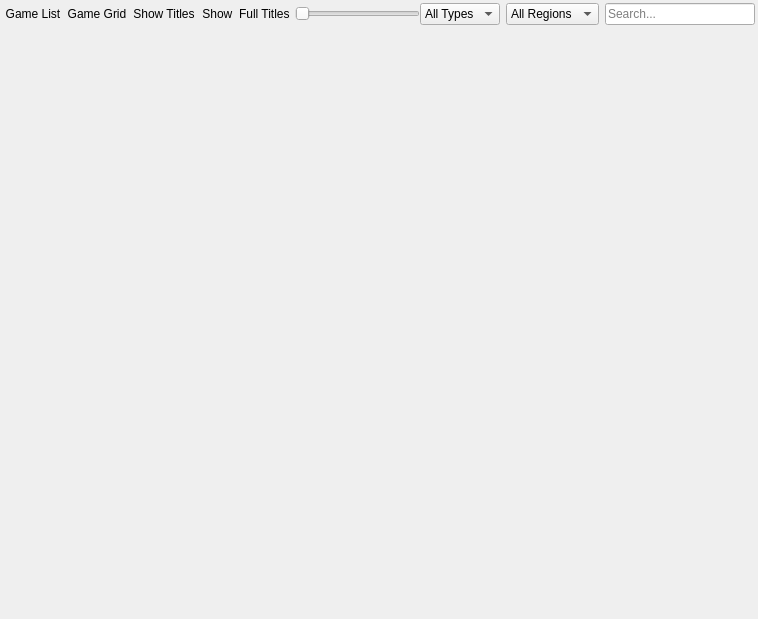
<?xml version="1.0" encoding="UTF-8"?>
<ui version="4.0">
 <class>GameListWidget</class>
 <widget class="QWidget" name="GameListWidget">
  <property name="geometry">
   <rect>
    <x>0</x>
    <y>0</y>
    <width>758</width>
    <height>619</height>
   </rect>
  </property>
  <layout class="QVBoxLayout" name="verticalLayout">
   <property name="spacing">
    <number>0</number>
   </property>
   <property name="leftMargin">
    <number>0</number>
   </property>
   <property name="topMargin">
    <number>0</number>
   </property>
   <property name="rightMargin">
    <number>0</number>
   </property>
   <property name="bottomMargin">
    <number>0</number>
   </property>
   <item>
    <layout class="QHBoxLayout" name="horizontalLayout_3">
     <property name="leftMargin">
      <number>3</number>
     </property>
     <property name="topMargin">
      <number>3</number>
     </property>
     <property name="rightMargin">
      <number>3</number>
     </property>
     <property name="bottomMargin">
      <number>3</number>
     </property>
     <item>
      <layout class="QHBoxLayout" name="horizontalLayout">
       <property name="spacing">
        <number>3</number>
       </property>
       <item>
        <widget class="QToolButton" name="viewGameList">
         <property name="minimumSize">
          <size>
           <width>32</width>
           <height>0</height>
          </size>
         </property>
         <property name="toolTip">
          <string>Game List</string>
         </property>
         <property name="text">
          <string>Game List</string>
         </property>
         <property name="icon">
          <iconset theme="list-check"/>
         </property>
         <property name="checkable">
          <bool>true</bool>
         </property>
         <property name="autoRaise">
          <bool>true</bool>
         </property>
        </widget>
       </item>
       <item>
        <widget class="QToolButton" name="viewGameGrid">
         <property name="minimumSize">
          <size>
           <width>32</width>
           <height>0</height>
          </size>
         </property>
         <property name="toolTip">
          <string>Game Grid</string>
         </property>
         <property name="text">
          <string>Game Grid</string>
         </property>
         <property name="icon">
          <iconset theme="function-line"/>
         </property>
         <property name="checkable">
          <bool>true</bool>
         </property>
         <property name="autoRaise">
          <bool>true</bool>
         </property>
        </widget>
       </item>
       <item>
        <widget class="QToolButton" name="viewGridTitles">
         <property name="minimumSize">
          <size>
           <width>32</width>
           <height>0</height>
          </size>
         </property>
         <property name="toolTip">
          <string>Show Titles</string>
         </property>
         <property name="text">
          <string>Show Titles</string>
         </property>
         <property name="icon">
          <iconset theme="price-tag-3-line"/>
         </property>
         <property name="checkable">
          <bool>true</bool>
         </property>
         <property name="autoRaise">
          <bool>true</bool>
         </property>
        </widget>
       </item>
       <item>
        <widget class="QToolButton" name="viewFullGridTitles">
         <property name="minimumSize">
          <size>
           <width>32</width>
           <height>0</height>
          </size>
         </property>
         <property name="toolTip">
          <string>Show Full Titles</string>
         </property>
         <property name="text">
          <string>Show  Full Titles</string>
         </property>
         <property name="icon">
          <iconset theme="price-tag-3-line"/>
         </property>
         <property name="checkable">
          <bool>true</bool>
         </property>
         <property name="autoRaise">
          <bool>true</bool>
         </property>
        </widget>
       </item>
       <item>
        <widget class="QSlider" name="gridScale">
         <property name="minimumSize">
          <size>
           <width>125</width>
           <height>0</height>
          </size>
         </property>
         <property name="maximumSize">
          <size>
           <width>125</width>
           <height>16777215</height>
          </size>
         </property>
         <property name="minimum">
          <number>10</number>
         </property>
         <property name="maximum">
          <number>200</number>
         </property>
         <property name="orientation">
          <enum>Qt::Orientation::Horizontal</enum>
         </property>
        </widget>
       </item>
      </layout>
     </item>
     <item>
      <spacer name="horizontalSpacer">
       <property name="orientation">
        <enum>Qt::Orientation::Horizontal</enum>
       </property>
       <property name="sizeHint" stdset="0">
        <size>
         <width>40</width>
         <height>20</height>
        </size>
       </property>
      </spacer>
     </item>
     <item>
      <layout class="QHBoxLayout" name="horizontalLayout_2">
       <property name="spacing">
        <number>6</number>
       </property>
       <item>
        <widget class="QComboBox" name="filterType">
         <item>
          <property name="text">
           <string>All Types</string>
          </property>
          <property name="icon">
           <iconset theme="filter-line"/>
          </property>
         </item>
        </widget>
       </item>
       <item>
        <widget class="QComboBox" name="filterRegion">
         <item>
          <property name="text">
           <string>All Regions</string>
          </property>
          <property name="icon">
           <iconset theme="global-line"/>
          </property>
         </item>
        </widget>
       </item>
       <item>
        <widget class="QLineEdit" name="searchText">
         <property name="minimumSize">
          <size>
           <width>150</width>
           <height>0</height>
          </size>
         </property>
         <property name="placeholderText">
          <string>Search...</string>
         </property>
         <property name="clearButtonEnabled">
          <bool>true</bool>
         </property>
        </widget>
       </item>
      </layout>
     </item>
    </layout>
   </item>
   <item>
    <widget class="QStackedWidget" name="stack"/>
   </item>
  </layout>
 </widget>
 <tabstops>
  <tabstop>viewGameList</tabstop>
  <tabstop>viewGameGrid</tabstop>
  <tabstop>viewGridTitles</tabstop>
  <tabstop>viewFullGridTitles</tabstop>
  <tabstop>gridScale</tabstop>
  <tabstop>filterType</tabstop>
  <tabstop>filterRegion</tabstop>
  <tabstop>searchText</tabstop>
 </tabstops>
 <resources>
  <include location="../resources/resources.qrc"/>
 </resources>
 <connections/>
</ui>
